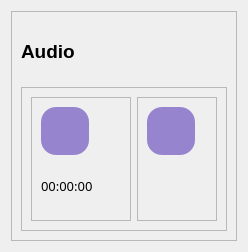
            <widget class="QWidget" name="audio">
             <layout class="QVBoxLayout" name="verticalLayout_2">
              <item>
               <widget class="QFrame" name="audio_frame">
                <property name="frameShape">
                 <enum>QFrame::StyledPanel</enum>
                </property>
                <property name="frameShadow">
                 <enum>QFrame::Raised</enum>
                </property>
                <layout class="QVBoxLayout" name="verticalLayout_5">
                 <item alignment="Qt::AlignLeft">
                  <widget class="QLabel" name="label_6">
                   <property name="minimumSize">
                    <size>
                     <width>0</width>
                     <height>60</height>
                    </size>
                   </property>
                   <property name="maximumSize">
                    <size>
                     <width>16777215</width>
                     <height>60</height>
                    </size>
                   </property>
                   <property name="font">
                    <font>
                     <family>SansSerif</family>
                     <pointsize>14</pointsize>
                     <weight>75</weight>
                     <bold>true</bold>
                    </font>
                   </property>
                   <property name="text">
                    <string>Audio</string>
                   </property>
                  </widget>
                 </item>
                 <item alignment="Qt::AlignVCenter">
                  <widget class="QFrame" name="audio_recorder">
                   <property name="minimumSize">
                    <size>
                     <width>200</width>
                     <height>120</height>
                    </size>
                   </property>
                   <property name="frameShape">
                    <enum>QFrame::StyledPanel</enum>
                   </property>
                   <property name="frameShadow">
                    <enum>QFrame::Raised</enum>
                   </property>
                   <layout class="QHBoxLayout" name="horizontalLayout_10">
                    <item alignment="Qt::AlignHCenter|Qt::AlignVCenter">
                     <widget class="QFrame" name="audio_input">
                      <property name="minimumSize">
                       <size>
                        <width>100</width>
                        <height>120</height>
                       </size>
                      </property>
                      <property name="frameShape">
                       <enum>QFrame::StyledPanel</enum>
                      </property>
                      <property name="frameShadow">
                       <enum>QFrame::Raised</enum>
                      </property>
                      <layout class="QVBoxLayout" name="verticalLayout_6">
                       <item>
                        <widget class="QPushButton" name="start_audio_btn">
                         <property name="minimumSize">
                          <size>
                           <width>48</width>
                           <height>48</height>
                          </size>
                         </property>
                         <property name="maximumSize">
                          <size>
                           <width>48</width>
                           <height>48</height>
                          </size>
                         </property>
                         <property name="styleSheet">
                          <string notr="true">QPushButton{
border-radius:15;
background-color:rgba(115, 89, 195, 181)
}
QPushButton:hover{
background-color:rgba(115, 89, 195, 120)
}</string>
                         </property>
                         <property name="text">
                          <string/>
                         </property>
                         <property name="icon">
                          <iconset resource="asserts/icon/icon.qrc">
                           <normaloff>:/icon/audios.svg</normaloff>:/icon/audios.svg</iconset>
                         </property>
                         <property name="iconSize">
                          <size>
                           <width>32</width>
                           <height>32</height>
                          </size>
                         </property>
                        </widget>
                       </item>
                       <item>
                        <widget class="QLabel" name="audio_time">
                         <property name="minimumSize">
                          <size>
                           <width>60</width>
                           <height>50</height>
                          </size>
                         </property>
                         <property name="font">
                          <font>
                           <family>AcadEref</family>
                           <pointsize>10</pointsize>
                          </font>
                         </property>
                         <property name="text">
                          <string>00:00:00</string>
                         </property>
                        </widget>
                       </item>
                      </layout>
                     </widget>
                    </item>
                    <item alignment="Qt::AlignHCenter|Qt::AlignVCenter">
                     <widget class="QFrame" name="audio_output">
                      <property name="frameShape">
                       <enum>QFrame::StyledPanel</enum>
                      </property>
                      <property name="frameShadow">
                       <enum>QFrame::Raised</enum>
                      </property>
                      <layout class="QVBoxLayout" name="verticalLayout_7">
                       <item>
                        <widget class="QPushButton" name="play_audio_btn">
                         <property name="minimumSize">
                          <size>
                           <width>48</width>
                           <height>48</height>
                          </size>
                         </property>
                         <property name="maximumSize">
                          <size>
                           <width>48</width>
                           <height>48</height>
                          </size>
                         </property>
                         <property name="styleSheet">
                          <string notr="true">QPushButton{
border-radius:15;
background-color:rgba(115, 89, 195, 181)
}
QPushButton:hover{
background-color:rgba(115, 89, 195, 120)
}</string>
                         </property>
                         <property name="text">
                          <string/>
                         </property>
                         <property name="icon">
                          <iconset resource="asserts/icon/icon.qrc">
                           <normaloff>:/icon/play.svg</normaloff>:/icon/play.svg</iconset>
                         </property>
                         <property name="iconSize">
                          <size>
                           <width>32</width>
                           <height>32</height>
                          </size>
                         </property>
                        </widget>
                       </item>
                       <item>
                        <widget class="QLabel" name="audio_name">
                         <property name="minimumSize">
                          <size>
                           <width>60</width>
                           <height>50</height>
                          </size>
                         </property>
                         <property name="font">
                          <font>
                           <pointsize>10</pointsize>
                          </font>
                         </property>
                         <property name="text">
                          <string/>
                         </property>
                        </widget>
                       </item>
                      </layout>
                     </widget>
                    </item>
                   </layout>
                  </widget>
                 </item>
                </layout>
               </widget>
              </item>
             </layout>
            </widget>
